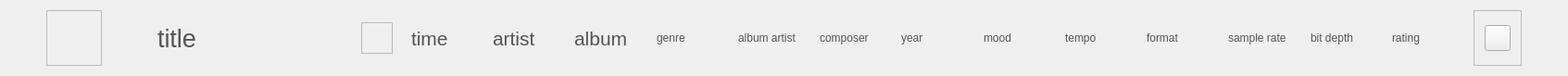
<?xml version="1.0" encoding="UTF-8"?>
<ui version="4.0">
 <class>ListTracksEditor</class>
 <widget class="QWidget" name="ListTracksEditor">
  <property name="geometry">
   <rect>
    <x>0</x>
    <y>0</y>
    <width>1693</width>
    <height>78</height>
   </rect>
  </property>
  <property name="windowTitle">
   <string>Form</string>
  </property>
  <property name="styleSheet">
   <string notr="true">QLabel
{
	color: rgb(84, 84, 84);
	font: 16pt &quot;Segoe UI&quot;;
}</string>
  </property>
  <layout class="QHBoxLayout" name="horizontalLayout">
   <property name="spacing">
    <number>20</number>
   </property>
   <property name="leftMargin">
    <number>50</number>
   </property>
   <property name="rightMargin">
    <number>50</number>
   </property>
   <item>
    <widget class="QFrame" name="frameFormCoverArt">
     <property name="minimumSize">
      <size>
       <width>60</width>
       <height>60</height>
      </size>
     </property>
     <property name="maximumSize">
      <size>
       <width>60</width>
       <height>60</height>
      </size>
     </property>
     <property name="frameShape">
      <enum>QFrame::StyledPanel</enum>
     </property>
     <property name="frameShadow">
      <enum>QFrame::Raised</enum>
     </property>
     <layout class="QGridLayout" name="gridLayoutFormCoverArt">
      <property name="leftMargin">
       <number>0</number>
      </property>
      <property name="topMargin">
       <number>0</number>
      </property>
      <property name="rightMargin">
       <number>0</number>
      </property>
      <property name="bottomMargin">
       <number>0</number>
      </property>
      <property name="spacing">
       <number>0</number>
      </property>
     </layout>
    </widget>
   </item>
   <item>
    <widget class="QLabel" name="labelPlay">
     <property name="minimumSize">
      <size>
       <width>20</width>
       <height>20</height>
      </size>
     </property>
     <property name="maximumSize">
      <size>
       <width>20</width>
       <height>20</height>
      </size>
     </property>
     <property name="styleSheet">
      <string notr="true">QLabel
{
  border-image: url(&quot;:/resource/audiocd-popup-icon16-play.png&quot;);
}

QLabel:hover
{
  border-image: url(&quot;:/resource/btm-btn40-play-h.png&quot;);
}</string>
     </property>
     <property name="alignment">
      <set>Qt::AlignCenter</set>
     </property>
     <property name="margin">
      <number>16</number>
     </property>
     <property name="indent">
      <number>-1</number>
     </property>
    </widget>
   </item>
   <item>
    <widget class="QLabel" name="labelTitle">
     <property name="minimumSize">
      <size>
       <width>200</width>
       <height>0</height>
      </size>
     </property>
     <property name="maximumSize">
      <size>
       <width>344</width>
       <height>16777215</height>
      </size>
     </property>
     <property name="font">
      <font>
       <family>Segoe UI</family>
       <pointsize>20</pointsize>
       <weight>50</weight>
       <italic>false</italic>
       <bold>false</bold>
      </font>
     </property>
     <property name="styleSheet">
      <string notr="true">QLabel
{
	color: rgb(84, 84, 84);
	font: 20pt &quot;Segoe UI&quot;;
}</string>
     </property>
     <property name="text">
      <string>title</string>
     </property>
     <property name="alignment">
      <set>Qt::AlignLeading|Qt::AlignLeft|Qt::AlignVCenter</set>
     </property>
    </widget>
   </item>
   <item>
    <widget class="QFrame" name="frameFavorite">
     <property name="minimumSize">
      <size>
       <width>34</width>
       <height>34</height>
      </size>
     </property>
     <property name="maximumSize">
      <size>
       <width>34</width>
       <height>34</height>
      </size>
     </property>
     <property name="frameShape">
      <enum>QFrame::StyledPanel</enum>
     </property>
     <property name="frameShadow">
      <enum>QFrame::Raised</enum>
     </property>
     <layout class="QGridLayout" name="gridLayoutFavorite">
      <property name="leftMargin">
       <number>0</number>
      </property>
      <property name="topMargin">
       <number>0</number>
      </property>
      <property name="rightMargin">
       <number>0</number>
      </property>
      <property name="bottomMargin">
       <number>0</number>
      </property>
      <property name="spacing">
       <number>0</number>
      </property>
      <item row="0" column="0">
       <widget class="QLabel" name="labelFavorite">
        <property name="minimumSize">
         <size>
          <width>15</width>
          <height>26</height>
         </size>
        </property>
        <property name="maximumSize">
         <size>
          <width>15</width>
          <height>26</height>
         </size>
        </property>
        <property name="font">
         <font>
          <family>Segoe UI</family>
          <pointsize>16</pointsize>
          <weight>50</weight>
          <italic>false</italic>
          <bold>false</bold>
         </font>
        </property>
        <property name="styleSheet">
         <string notr="true">QLabel
{
  border-image: url(&quot;:/resource/play-btn12-like-n.png&quot;);
}

QLabel:hover
{
  border-image: url(&quot;:/resource/play-btn12-like-h.png&quot;);
}</string>
        </property>
       </widget>
      </item>
     </layout>
    </widget>
   </item>
   <item>
    <widget class="QLabel" name="labelTime">
     <property name="minimumSize">
      <size>
       <width>0</width>
       <height>0</height>
      </size>
     </property>
     <property name="maximumSize">
      <size>
       <width>16777215</width>
       <height>16777215</height>
      </size>
     </property>
     <property name="font">
      <font>
       <family>Segoe UI</family>
       <pointsize>16</pointsize>
       <weight>50</weight>
       <italic>false</italic>
       <bold>false</bold>
      </font>
     </property>
     <property name="text">
      <string>time</string>
     </property>
     <property name="alignment">
      <set>Qt::AlignLeading|Qt::AlignLeft|Qt::AlignVCenter</set>
     </property>
    </widget>
   </item>
   <item>
    <widget class="QLabel" name="labelArtist">
     <property name="minimumSize">
      <size>
       <width>0</width>
       <height>0</height>
      </size>
     </property>
     <property name="maximumSize">
      <size>
       <width>16777215</width>
       <height>16777215</height>
      </size>
     </property>
     <property name="font">
      <font>
       <family>Segoe UI</family>
       <pointsize>16</pointsize>
       <weight>50</weight>
       <italic>false</italic>
       <bold>false</bold>
      </font>
     </property>
     <property name="text">
      <string>artist</string>
     </property>
     <property name="alignment">
      <set>Qt::AlignLeading|Qt::AlignLeft|Qt::AlignVCenter</set>
     </property>
    </widget>
   </item>
   <item>
    <widget class="QLabel" name="labelAlbum">
     <property name="minimumSize">
      <size>
       <width>0</width>
       <height>0</height>
      </size>
     </property>
     <property name="maximumSize">
      <size>
       <width>16777215</width>
       <height>16777215</height>
      </size>
     </property>
     <property name="font">
      <font>
       <family>Segoe UI</family>
       <pointsize>16</pointsize>
       <weight>50</weight>
       <italic>false</italic>
       <bold>false</bold>
      </font>
     </property>
     <property name="text">
      <string>album</string>
     </property>
     <property name="alignment">
      <set>Qt::AlignLeading|Qt::AlignLeft|Qt::AlignVCenter</set>
     </property>
    </widget>
   </item>
   <item>
    <widget class="QLabel" name="labelGenre">
     <property name="minimumSize">
      <size>
       <width>0</width>
       <height>0</height>
      </size>
     </property>
     <property name="maximumSize">
      <size>
       <width>16777215</width>
       <height>16777215</height>
      </size>
     </property>
     <property name="text">
      <string>genre</string>
     </property>
     <property name="alignment">
      <set>Qt::AlignLeading|Qt::AlignLeft|Qt::AlignVCenter</set>
     </property>
    </widget>
   </item>
   <item>
    <widget class="QLabel" name="labelAlbumArtist">
     <property name="text">
      <string>album artist</string>
     </property>
    </widget>
   </item>
   <item>
    <widget class="QLabel" name="labelComposer">
     <property name="text">
      <string>composer</string>
     </property>
    </widget>
   </item>
   <item>
    <widget class="QLabel" name="labelYear">
     <property name="text">
      <string>year</string>
     </property>
    </widget>
   </item>
   <item>
    <widget class="QLabel" name="labelMood">
     <property name="text">
      <string>mood</string>
     </property>
    </widget>
   </item>
   <item>
    <widget class="QLabel" name="labelTempo">
     <property name="styleSheet">
      <string notr="true"/>
     </property>
     <property name="text">
      <string>tempo</string>
     </property>
    </widget>
   </item>
   <item>
    <widget class="QLabel" name="labelFormat">
     <property name="text">
      <string>format</string>
     </property>
    </widget>
   </item>
   <item>
    <widget class="QLabel" name="labelSampleRate">
     <property name="text">
      <string>sample rate</string>
     </property>
    </widget>
   </item>
   <item>
    <widget class="QLabel" name="labelBitDepth">
     <property name="text">
      <string>bit depth</string>
     </property>
    </widget>
   </item>
   <item>
    <widget class="QLabel" name="labelRating">
     <property name="text">
      <string>rating</string>
     </property>
    </widget>
   </item>
   <item>
    <widget class="QFrame" name="frameMenu">
     <property name="minimumSize">
      <size>
       <width>52</width>
       <height>0</height>
      </size>
     </property>
     <property name="maximumSize">
      <size>
       <width>52</width>
       <height>16777215</height>
      </size>
     </property>
     <property name="frameShape">
      <enum>QFrame::StyledPanel</enum>
     </property>
     <property name="frameShadow">
      <enum>QFrame::Raised</enum>
     </property>
     <layout class="QGridLayout" name="gridLayoutMenu">
      <item row="0" column="0">
       <widget class="QPushButton" name="btnMenu">
        <property name="minimumSize">
         <size>
          <width>28</width>
          <height>28</height>
         </size>
        </property>
        <property name="maximumSize">
         <size>
          <width>28</width>
          <height>28</height>
         </size>
        </property>
        <property name="styleSheet">
         <string notr="true">QPushButton
{
  border-image: url(&quot;:/resource/play-btn28-popupmenu-n.png&quot;);
}

QPushButton:hover
{
  border-image: url(&quot;:/resource/play-btn28-popupmenu-h.png&quot;);
}
QPushButton::menu-indicator
{
	image:none;
}</string>
        </property>
       </widget>
      </item>
     </layout>
    </widget>
   </item>
  </layout>
 </widget>
 <resources/>
 <connections/>
</ui>
